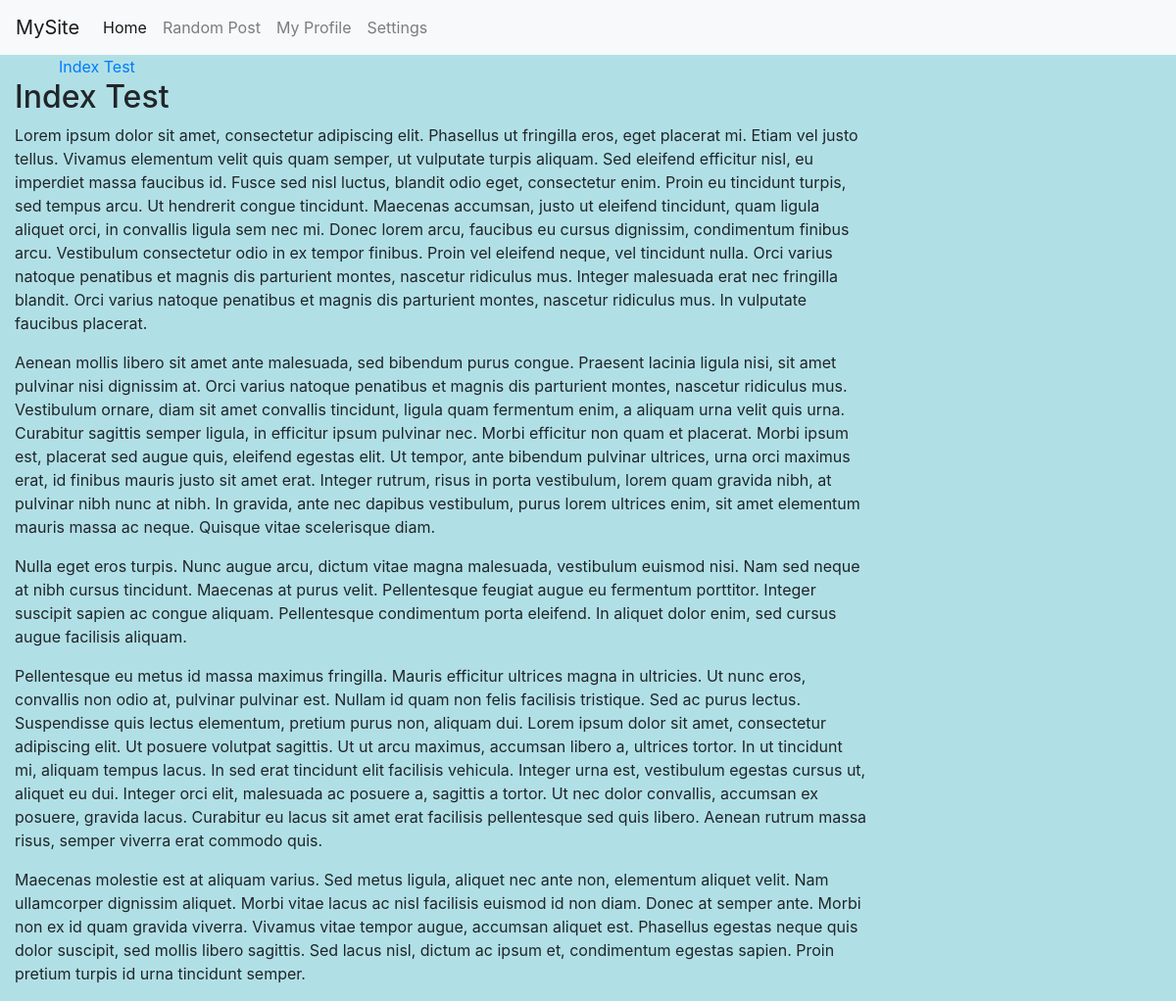
Page /post/index-test on the committed database.
### blog/models.py (models this page shows, shortened)
class Post(models.Model):
    title = models.CharField(max_length=255)
    slug = models.SlugField(max_length=255, unique=True)
    summary = models.CharField(max_length=300)
    content = models.TextField()
    publish = models.BooleanField(default=True)
    created = models.DateTimeField(auto_now_add=True)
    image = models.ImageField(upload_to='img')
    class Meta:
        ordering = ['-created']

### blog/views.py (the view)
# urls.py: path('post/<slug:slug>', blog_views.post),
def post(request, slug):
    print(slug)
    context = {'post': get_object_or_404(Post, slug=slug),'posts':'post'}
    return render(request, 'post.html', context)

### blog/Templates/post.html (shortened to what this page needs)
{% extends 'single-template.html' %}
{% block entry %}
<h2>{{post.title}}</h2>
<div>
    {{post.content|linebreaks}}
</div>
{% endblock %}

### blog/Templates/single-template.html (shortened to what this page needs)
{% extends 'base.html' %}
{% block content %}
    <div class="container">
        <div class="col-md-3">
        <div class="summary-title"><a href="/post/{{post.slug}}">{{post.title}}</a></div>
            {%for post in posts %}
    </div>
    {%endfor%}
    <div class="col-md-9">
        {%block entry%}{% endblock %}
    </div>
{% endblock %}

### blog/static/css/style.css (style rules this page uses)
body { background:#B0E0E6 !important; }

### rows in the picture
Post: title "Index Test", content "Lorem ipsum dolor sit amet, consectetur adipiscing elit. Phasellus ut fringilla eros, eget placerat mi. Etiam vel justo tellus. Vivamus elementum velit quis quam semper, ut vulputate turpis aliquam. Sed eleifend efficitur nisl, eu imperdiet massa faucibus id. Fusce sed nisl luctus, blandit odio eget, consectetur enim. Proin eu tincidunt turpis, sed tempus arcu. Ut hendrerit congue tincidunt. Maecenas accumsan, justo ut eleifend tincidunt, quam ligula aliquet orci, in convallis ligula sem nec mi. Donec lorem arcu, faucibus eu cursus dignissim, condimentum finibus arcu. Vestibulum consectetur odio in ex tempor finibus. Proin vel eleifend neque, vel tincidunt nulla. Orci varius natoque…"
